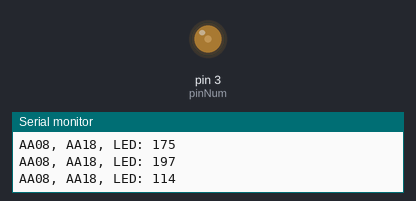
Recording of a sketch running on a simulated Arduino Uno, built with avr-gcc and run on an emulated ATmega328P. On the bench: output pins drawn as LEDs (lit = HIGH), the last lines printed to the serial monitor. Random numbers use the default seed unless the sketch sets one.

Above: at 0.15 s.
At 12.05 s:
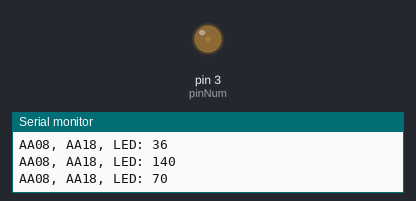
At 19.67 s:
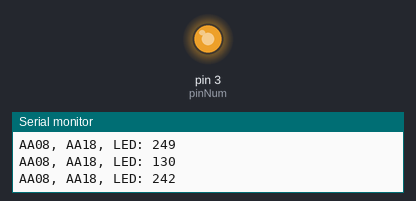
At 39.49 s:
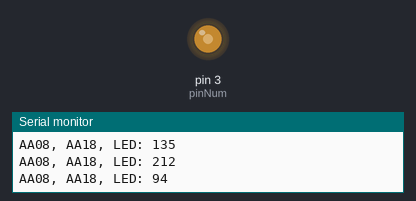
Timing chart, 0 to 40.0 s (numbered marks = the images above):
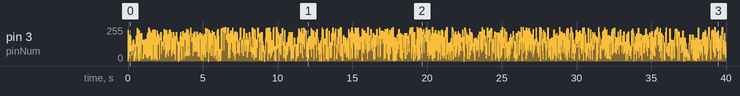

The sketch:

sketch03_pwm_led_serial.ino
```cpp
int pwm = 0;
int pinNum = 3; //D13

void setup() {
  // put your setup code here, to run once:
 Serial.begin(9600);
}

void loop() {
  // put your main code here, to run repeatedly:
    pwm = random(0,255);
    pwmLed(pinNum, pwm);

    Serial.print("AA08, AA18, LED: ");
    Serial.println(pwm);
    delay(10);
}

void pwmLed(int pinNum, int pwmValue){
  analogWrite(pinNum, pwmValue);
  delay(10);
}
```
